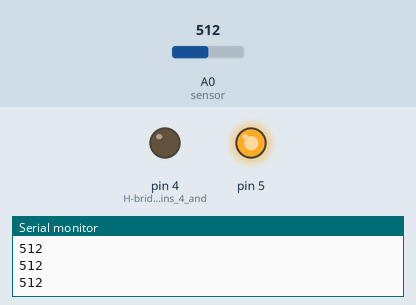
This sketch was run on a simulated Arduino Uno, built with avr-gcc and run on an emulated ATmega328P. On the bench: output pins drawn as LEDs (lit = HIGH), the last lines printed to the serial monitor. The inputs (shaded band) are chosen by the test bench; at power-on: A0 (sensor) = 512.

Above: at 1.2 s.
1.3 s: A0 (sensor) set to 1004
2.8 s: A0 (sensor) set to 1020
At 3.9 s:
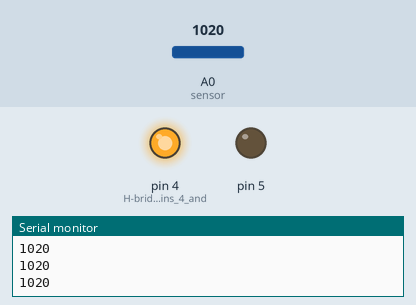
4.3 s: A0 (sensor) set to 12
5.8 s: A0 (sensor) set to 9
At 7.0 s:
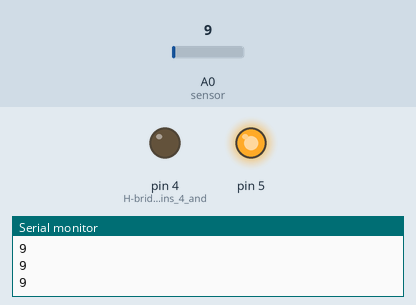
7.3 s: A0 (sensor) set to 1023
At 8.4 s:
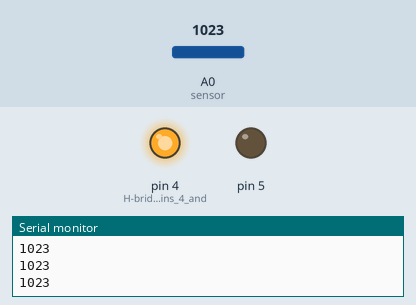
Timing chart, 0 to 9.8 s (numbered marks = the images above; inputs shaded):
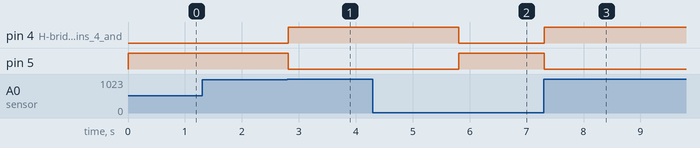

Measured:
- the behaviour switches between 1019 and 1020 on A0 (sensor) (found by bisection; images 0 and 1)
- the behaviour switches between 11 and 10 on A0 (sensor) (found by bisection; images 1 and 2)
- after the input at 2.8 s, pin 4 (H-bridge_is_on_pins_4_and): LOW → HIGH at once; pin 5: HIGH → LOW at once
- after the input at 5.8 s, pin 4 (H-bridge_is_on_pins_4_and): HIGH → LOW at once; pin 5: LOW → HIGH at once
- after the input at 7.3 s, pin 4 (H-bridge_is_on_pins_4_and): LOW → HIGH at once; pin 5: HIGH → LOW at once

The sketch:

motorPotWipe.ino
```cpp
/*
   Motorized potentiometer controller
   Moves a motorized potentiometer back and forth
   across its range.

    This was designed to work with a Bourns PRM series potentiometer
    e.g. PRM162-K420K-103B1

   created 17 Jan 2017
   by Tom Igoe
*/

int direction = 1;

void setup() {
  Serial.begin(9600);   // open serial communications
  pinMode(4, OUTPUT);   // H-bridge is on pins 4 and 5
  pinMode(5, OUTPUT);
}

void loop() {
  int sensor = analogRead(A0);  // read sensor
  Serial.println(sensor);       // print it

  if (sensor >= 1020) {         // if sensor is near top of range
    direction = -1;             // direction is downward
  }
  if (sensor <= 10) {           // if sensor is near bottom of range
    direction = 1;              // direction is upwards
  }
  moveMotor(direction);         // move motor
}

// direction of amount sets direction of motor
// if direction = 0, motor turns off.
// magnitude of direction is not used.
void moveMotor(int amount) {
  if (amount < 0) {
    digitalWrite(4, HIGH);
    digitalWrite(5, LOW);
  } else {
    digitalWrite(4, LOW);
    digitalWrite(5, HIGH);
  }
  if (amount == 0) {
    digitalWrite(4, LOW);
    digitalWrite(5, LOW);
  }
}
```
